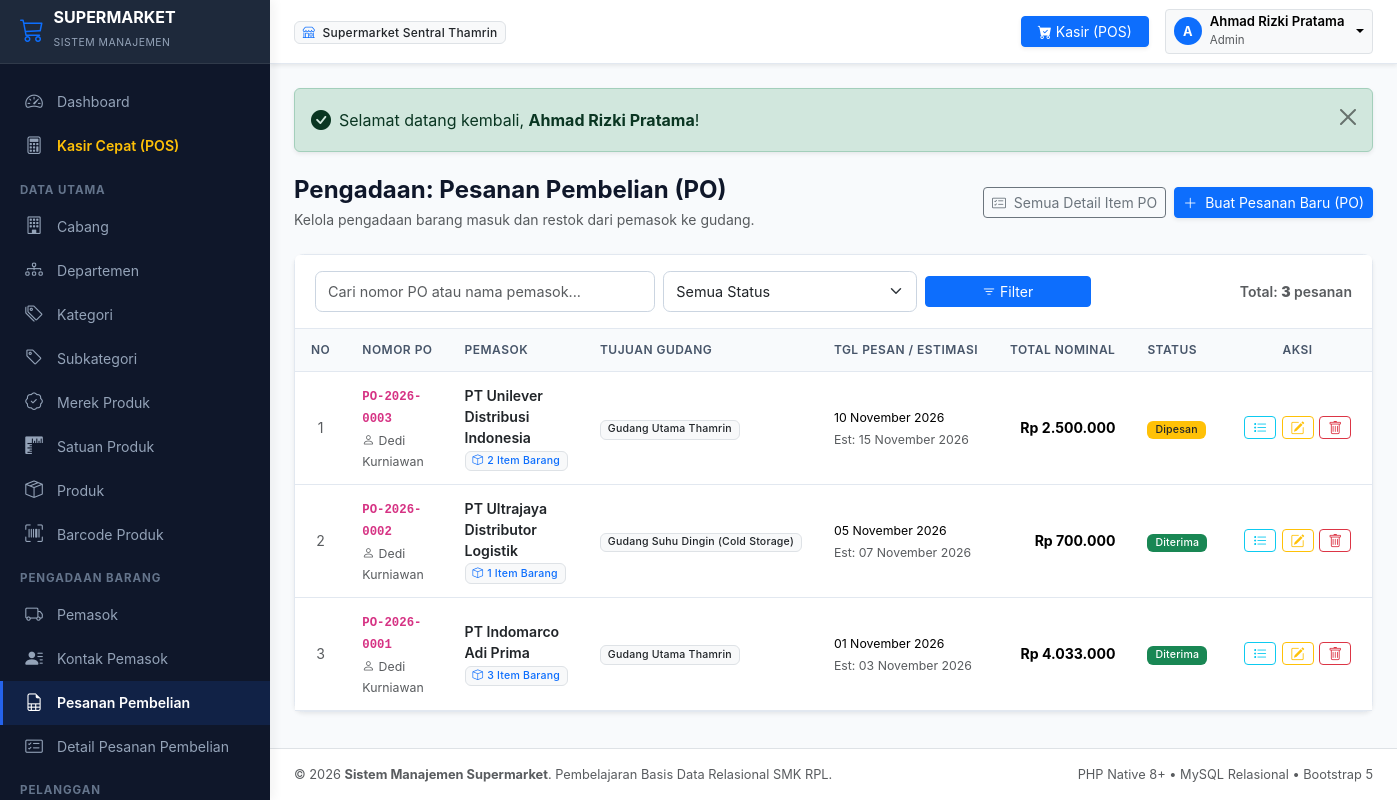
Page /modules/pesanan_pembelian/index.php (signed in) on the committed database.
### tables this page shows
CREATE TABLE `pesanan_pembelian` (
    `id_pesanan` INT AUTO_INCREMENT PRIMARY KEY,
    `nomor_pesanan` VARCHAR(30) NOT NULL UNIQUE,
    `id_pemasok` INT NOT NULL,
    `id_karyawan` INT NOT NULL,
    `id_gudang` INT NOT NULL,
    `tanggal_pesanan` DATE NOT NULL,
    `tanggal_estimasi` DATE DEFAULT NULL,
    `total_nominal` DECIMAL(15,2) NOT NULL DEFAULT 0.00,
    `status` ENUM('draft', 'dipesan', 'diterima', 'dibatalkan') NOT NULL DEFAULT 'draft',
    `catatan` TEXT DEFAULT NULL,
    `created_at` DATETIME NOT NULL DEFAULT CURRENT_TIMESTAMP,
    INDEX `idx_po_pemasok` (`id_pemasok`),
    INDEX `idx_po_karyawan` (`id_karyawan`),
    INDEX `idx_po_gudang` (`id_gudang`),
    CONSTRAINT `fk_po_pemasok` FOREIGN KEY (`id_pemasok`) 
        REFERENCES `pemasok` (`id_pemasok`) ON UPDATE CASCADE ON DELETE RESTRICT,
    CONSTRAINT `fk_po_karyawan` FOREIGN KEY (`id_karyawan`) 
        REFERENCES `karyawan` (`id_karyawan`) ON UPDATE CASCADE ON DELETE RESTRICT,
    CONSTRAINT `fk_po_gudang` FOREIGN KEY (`id_gudang`) 
        REFERENCES `gudang` (`id_gudang`) ON UPDATE CASCADE ON DELETE RESTRICT
);

CREATE TABLE `karyawan` (
    `id_karyawan` INT AUTO_INCREMENT PRIMARY KEY,
    `nik` VARCHAR(30) NOT NULL UNIQUE,
    `nama_karyawan` VARCHAR(100) NOT NULL,
    `id_jabatan` INT NOT NULL,
    `id_cabang` INT NOT NULL,
    `jenis_kelamin` ENUM('L', 'P') NOT NULL,
    `nomor_telepon` VARCHAR(20) NOT NULL,
    `email` VARCHAR(100) DEFAULT NULL,
    `alamat` TEXT DEFAULT NULL,
    `tanggal_masuk` DATE NOT NULL,
    `status` ENUM('aktif', 'nonaktif') NOT NULL DEFAULT 'aktif',
    INDEX `idx_karyawan_jabatan` (`id_jabatan`),
    INDEX `idx_karyawan_cabang` (`id_cabang`),
    CONSTRAINT `fk_karyawan_jabatan` FOREIGN KEY (`id_jabatan`) 
        REFERENCES `jabatan` (`id_jabatan`) ON UPDATE CASCADE ON DELETE RESTRICT,
    CONSTRAINT `fk_karyawan_cabang` FOREIGN KEY (`id_cabang`) 
        REFERENCES `cabang` (`id_cabang`) ON UPDATE CASCADE ON DELETE RESTRICT
);

CREATE TABLE `pemasok` (
    `id_pemasok` INT AUTO_INCREMENT PRIMARY KEY,
    `kode_pemasok` VARCHAR(20) NOT NULL UNIQUE,
    `nama_pemasok` VARCHAR(150) NOT NULL,
    `alamat` TEXT NOT NULL,
    `telepon` VARCHAR(20) NOT NULL,
    `email` VARCHAR(100) DEFAULT NULL,
    `npwp` VARCHAR(30) DEFAULT NULL,
    `status` ENUM('aktif', 'nonaktif') NOT NULL DEFAULT 'aktif',
    `created_at` DATETIME NOT NULL DEFAULT CURRENT_TIMESTAMP,
    INDEX `idx_pemasok_nama` (`nama_pemasok`)
);

CREATE TABLE `gudang` (
    `id_gudang` INT AUTO_INCREMENT PRIMARY KEY,
    `id_cabang` INT NOT NULL,
    `kode_gudang` VARCHAR(20) NOT NULL UNIQUE,
    `nama_gudang` VARCHAR(100) NOT NULL,
    `alamat` TEXT NOT NULL,
    `kapasitas_m3` INT NOT NULL DEFAULT 100,
    `status` ENUM('aktif', 'nonaktif') NOT NULL DEFAULT 'aktif',
    INDEX `idx_gudang_cabang` (`id_cabang`),
    CONSTRAINT `fk_gudang_cabang` FOREIGN KEY (`id_cabang`) 
        REFERENCES `cabang` (`id_cabang`) ON UPDATE CASCADE ON DELETE RESTRICT
);

### modules/pesanan_pembelian/index.php (the view, shortened to what this page needs)
<?php
require_once __DIR__ . '/../../includes/header.php';
$cari = trim($_GET['cari'] ?? '');
$halaman_aktif = (int)($_GET['halaman'] ?? 1);
$limit = 10;
$sqlCount = "
    SELECT COUNT(*)
    FROM pesanan_pembelian po
    INNER JOIN pemasok p ON po.id_pemasok = p.id_pemasok
    WHERE 1=1
";
$params = [];
$stmt = $pdo->prepare($sqlCount);
$stmt->execute($params);
$total_data = (int)$stmt->fetchColumn();
$paginasi = hitung_pagination($total_data, $limit, $halaman_aktif);
$sqlData = "
    SELECT
        po.*,
        p.nama_pemasok,
        k.nama_karyawan,
        g.nama_gudang,
        (SELECT COUNT(*) FROM detail_pesanan_pembelian dp WHERE dp.id_pesanan = po.id_pesanan) AS jumlah_item
    FROM pesanan_pembelian po
    INNER JOIN pemasok p ON po.id_pemasok = p.id_pemasok
    INNER JOIN karyawan k ON po.id_karyawan = k.id_karyawan
    INNER JOIN gudang g ON po.id_gudang = g.id_gudang
    WHERE 1=1
";
$sqlData .= " ORDER BY po.id_pesanan DESC LIMIT {$paginasi['limit']} OFFSET {$paginasi['offset']}";
$stmt = $pdo->prepare($sqlData);
$stmt->execute($params);
$daftar_po = $stmt->fetchAll();
?>
<div class="d-flex flex-column flex-md-row justify-content-between align-items-md-center gap-3 mb-4">
    <div>
        <h4 class="fw-bold mb-1">Pengadaan: Pesanan Pembelian (PO)</h4>
        <p class="text-muted small mb-0">Kelola pengadaan barang masuk dan restok dari pemasok ke gudang.</p>
    </div>
    <div class="d-flex gap-2">
        <a href="<?= base_url('modules/detail_pesanan_pembelian/index.php') ?>" class="btn btn-outline-secondary btn-sm">
            <i class="bi bi-card-checklist me-1"></i> Semua Detail Item PO
        </a>
        <a href="<?= base_url('modules/pesanan_pembelian/tambah.php') ?>" class="btn btn-primary btn-sm shadow-sm">
            <i class="bi bi-plus-lg me-1"></i> Buat Pesanan Baru (PO)
        </a>
    </div>
</div>
<div class="card shadow-sm">
    <div class="card-header bg-white py-3">
        <form method="GET" action="" class="row g-2 align-items-center">
            <div class="col-sm-5 col-md-4">
                <input type="text" name="cari" class="form-control form-control-sm" placeholder="Cari nomor PO atau nama pemasok..." value="<?= escape($cari) ?>">
            </div>
            <div class="col-sm-4 col-md-3">
                <select name="status" class="form-select form-select-sm" onchange="this.form.submit()">
                    <option value="">Semua Status</option>
                </select>
            </div>
            <div class="col-sm-3 col-md-2">
                <button class="btn btn-primary btn-sm w-100" type="submit"><i class="bi bi-filter"></i> Filter</button>
            </div>
            <div class="col-md-3 text-md-end text-muted small">
                Total: <strong><?= $paginasi['total_data'] ?></strong> pesanan
            </div>
        </form>
    </div>
    <div class="table-responsive">
        <table class="table table-hover align-middle">
            <thead>
                <tr>
                    <th style="width: 50px;" class="text-center">No</th>
                    <th>Nomor PO</th>
                    <th>Pemasok</th>
                    <th>Tujuan Gudang</th>
                    <th>Tgl Pesan / Estimasi</th>
                    <th class="text-end">Total Nominal</th>
                    <th>Status</th>
                    <th class="text-center" style="width: 170px;">Aksi</th>
                </tr>
            </thead>
            <tbody>
                <?php if (empty($daftar_po)): ?>
                    <tr>
                        <td colspan="8" class="text-center py-4 text-muted">
                            <i class="bi bi-file-earmark-x fs-3 d-block mb-1"></i> Data pesanan pembelian tidak ditemukan.
                        </td>
                    </tr>
                <?php else: ?>
                    <?php $no = $paginasi['dari']; foreach ($daftar_po as $row): ?>
                        <tr>
                            <td class="text-center text-muted"><?= $no++ ?></td>
                            <td>
                                <div class="fw-bold text-primary"><code><?= escape($row['nomor_pesanan']) ?></code></div>
                                <small class="text-muted"><i class="bi bi-person me-1"></i><?= escape($row['nama_karyawan']) ?></small>
                            </td>
                            <td>
                                <div class="fw-semibold text-dark"><?= escape($row['nama_pemasok']) ?></div>
                                <a href="<?= base_url('modules/detail_pesanan_pembelian/index.php?id_pesanan=' . $row['id_pesanan']) ?>" class="badge bg-light text-primary border text-decoration-none">
                                    <i class="bi bi-box me-1"></i><?= $row['jumlah_item'] ?> Item Barang
                                </a>
                            </td>
                            <td><span class="badge bg-light text-dark border"><?= escape($row['nama_gudang']) ?></span></td>
                            <td>
                                <div><small><?= tanggal_indo($row['tanggal_pesanan']) ?></small></div>
                                <?php if ($row['tanggal_estimasi']): ?>
                                    <small class="text-muted">Est: <?= tanggal_indo($row['tanggal_estimasi']) ?></small>
                                <?php endif; ?>
                            </td>
                            <td class="text-end fw-bold"><?= rupiah($row['total_nominal']) ?></td>
                            <td><?= badge_status($row['status']) ?></td>
                            <td class="text-center">
                                <div class="btn-action-group">
                                    <a href="<?= base_url('modules/detail_pesanan_pembelian/index.php?id_pesanan=' . $row['id_pesanan']) ?>" class="btn btn-outline-info btn-sm py-0 px-2" title="Kelola Item Rincian">
                                        <i class="bi bi-list-task"></i>
                                    </a>
                                    <a href="<?= base_url('modules/pesanan_pembelian/edit.php?id=' . $row['id_pesanan']) ?>" class="btn btn-outline-warning btn-sm py-0 px-2" title="Ubah PO">
                                        <i class="bi bi-pencil-square"></i>
                                    </a>
                                    <button type="button" class="btn btn-outline-danger btn-sm py-0 px-2" data-bs-toggle="modal" data-bs-target="#modalKonfirmasiHapus" data-url="<?= base_url('modules/pesanan_pembelian/hapus.php?id=' . $row['id_pesanan']) ?>" data-nama="PO <?= escape($row['nomor_pesanan']) ?> (<?= escape($row['nama_pemasok']) ?>)" title="Hapus PO">
                                        <i class="bi bi-trash"></i>
                                    </button>
                                </div>
                            </td>
                        </tr>
                    <?php endforeach; ?>
                <?php endif; ?>
            </tbody>
        </table>
    </div>
</div>
<?php require_once __DIR__ . '/../../includes/footer.php'; ?>

### includes/fungsi.php (shortened to what this page needs)
<?php
function base_url($path = '') {
    $scriptName = str_replace('\\', '/', $_SERVER['SCRIPT_NAME'] ?? '');
    $parts = explode('/', trim($scriptName, '/'));
    $rootFolder = $parts[0] ?? '';
    $protocol = (!empty($_SERVER['HTTPS']) && $_SERVER['HTTPS'] !== 'off') ? 'https' : 'http';
    $host = $_SERVER['HTTP_HOST'] ?? 'localhost';
    $base = $protocol . '://' . $host . '/' . $rootFolder;
    if ($path !== '') {
        return rtrim($base, '/') . '/' . ltrim($path, '/');
    }
    return rtrim($base, '/');
}
function escape($string) {
    return htmlspecialchars((string)$string, ENT_QUOTES, 'UTF-8');
}
function rupiah($angka, $dengan_rp = true) {
    $hasil = number_format((float)$angka, 0, ',', '.');
    return $dengan_rp ? 'Rp ' . $hasil : $hasil;
}
function tanggal_indo($datetime, $dengan_waktu = false) {
    $timestamp = strtotime($datetime);
    $bulan = [
        1 => 'Januari', 'Februari', 'Maret', 'April', 'Mei', 'Juni',
        'Juli', 'Agustus', 'September', 'Oktober', 'November', 'Desember'
    ];
    $tgl = date('d', $timestamp);
    $bln = (int)date('m', $timestamp);
    $thn = date('Y', $timestamp);
    $hasil = $tgl . ' ' . ($bulan[$bln] ?? '') . ' ' . $thn;
    return $hasil;
}
function badge_status($status) {
    $status_str = strtolower(trim((string)$status));
    $badge_class = 'bg-secondary';
    $label = ucfirst($status);
    switch ($status_str) {
        case 'aktif':
        case 'lunas':
        case 'diterima':
        case 'berhasil':
        case 'utama':
        case 'ya':
            $badge_class = 'bg-success';
            $label = ($status_str === 'ya') ? 'Ya' : ucfirst($status_str);
            break;
        case 'dipesan':
        case 'menunggu':
        case 'tambahan':
        case 'cadangan':
        case 'draft':
            $badge_class = 'bg-warning text-dark';
            $label = ucfirst($status_str);
            break;
    }
    return "<span class=\"badge {$badge_class} px-2 py-1\">" . escape($label) . "</span>";
}
function flash_display() {
    if (isset($_SESSION['flash'])) {
        $tipe = $_SESSION['flash']['tipe'];
        $pesan = $_SESSION['flash']['pesan'];
        $icon = match($tipe) {
            'success' => 'bi-check-circle-fill',
            'danger' => 'bi-exclamation-triangle-fill',
            'warning' => 'bi-exclamation-circle-fill',
            default => 'bi-info-circle-fill'
        };
        echo "
        <div class=\"alert alert-{$tipe} alert-dismissible fade show d-flex align-items-center mb-4 shadow-sm\" role=\"alert\">
            <i class=\"bi {$icon} me-2 fs-5\"></i>
            <div class=\"flex-grow-1\">{$pesan}</div>
            <button type=\"button\" class=\"btn-close\" data-bs-dismiss=\"alert\" aria-label=\"Close\"></button>
        </div>";
    }
}
function hitung_pagination($total_data, $limit = 10, $halaman_aktif = 1) {
    $total_data = max(0, (int)$total_data);
    $limit = max(1, (int)$limit);
    $total_halaman = max(1, (int)ceil($total_data / $limit));
    $halaman_aktif = max(1, min((int)$halaman_aktif, $total_halaman));
    $offset = ($halaman_aktif - 1) * $limit;
    $dari = $total_data > 0 ? $offset + 1 : 0;
    $sampai = min($offset + $limit, $total_data);
    return [
        'total_data' => $total_data,
        'limit' => $limit,
        'halaman_aktif' => $halaman_aktif,
        'total_halaman' => $total_halaman,
        'offset' => $offset,
        'dari' => $dari,
        'sampai' => $sampai
    ];
}

### assets/css/style.css (style rules this page uses)
:root { --primary-color: #2563eb; --primary-hover: #1d4ed8; --secondary-color: #475569; --sidebar-bg: #0f172a; --sidebar-header: #1e293b; --sidebar-color: #94a3b8; --sidebar-hover: #ffffff; --sidebar-active-bg: #2563eb; --body-bg: #f8fafc; --card-bg: #ffffff; --border-color: #e2e8f0; --text-primary: #0f172a; --text-secondary: #64748b; --sidebar-width: 270px; --header-height: 64px; }
body { font-family: -apple-system, BlinkMacSystemFont, "Segoe UI", Roboto, "Helvetica Neue", Arial, sans-serif; background-color: var(--body-bg); color: var(--text-primary); min-height: 100vh; overflow-x: hidden; }
.card { border: 1px solid var(--border-color); border-radius: 0.6rem; box-shadow: 0 1px 3px rgba(0, 0, 0, 0.04); background-color: #ffffff; }
.card-header { background-color: #ffffff; border-bottom: 1px solid var(--border-color); padding: 1rem 1.25rem; font-weight: 600; }
.table { margin-bottom: 0; font-size: 0.88rem; vertical-align: middle; }
.table thead th { background-color: #f8fafc; color: #475569; font-weight: 600; text-transform: uppercase; font-size: 0.75rem; letter-spacing: 0.04em; border-bottom: 1px solid var(--border-color); white-space: nowrap; padding: 0.75rem 1rem; }
.table tbody td { padding: 0.75rem 1rem; border-bottom: 1px solid var(--border-color); }
.badge { font-weight: 500; letter-spacing: 0.02em; }
.form-control, .form-select { border-color: #cbd5e1; font-size: 0.9rem; border-radius: 0.45rem; padding: 0.55rem 0.75rem; }
.btn-action-group { display: inline-flex; gap: 0.35rem; }

### rows in the picture
pesanan_pembelian: nomor_pesanan "PO-2026-0003", id_karyawan.nama_karyawan "Dedi Kurniawan", id_pemasok.nama_pemasok "PT Unilever Distribusi Indonesia", jumlah_item "2", id_gudang.nama_gudang "Gudang Utama Thamrin", tanggal_pesanan "10 November 2026", tanggal_estimasi "15 November 2026", total_nominal "Rp 2.500.000", status "Dipesan"
pesanan_pembelian: nomor_pesanan "PO-2026-0002", id_karyawan.nama_karyawan "Dedi Kurniawan", id_pemasok.nama_pemasok "PT Ultrajaya Distributor Logistik", jumlah_item "1", id_gudang.nama_gudang "Gudang Suhu Dingin (Cold Storage)", tanggal_pesanan "05 November 2026", tanggal_estimasi "07 November 2026", total_nominal "Rp 700.000", status "Diterima"
pesanan_pembelian: nomor_pesanan "PO-2026-0001", id_karyawan.nama_karyawan "Dedi Kurniawan", id_pemasok.nama_pemasok "PT Indomarco Adi Prima", jumlah_item "3", id_gudang.nama_gudang "Gudang Utama Thamrin", tanggal_pesanan "01 November 2026", tanggal_estimasi "03 November 2026", total_nominal "Rp 4.033.000", status "Diterima"

### other values in the picture
$user_aktif['nama_cabang'] "Supermarket Sentral Thamrin"
substr($user_aktif['nama_karyawan'], 0, 1) "A"
$user_aktif['nama_karyawan'] "Ahmad Rizki Pratama"
$user_aktif['peran'] "Admin"
$pesan "Selamat datang kembali, Ahmad Rizki Pratama !"
$paginasi['total_data'] "3"
